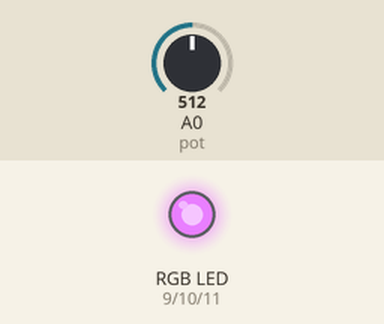
This sketch was run on a simulated Arduino Uno, built with avr-gcc and run on an emulated ATmega328P. On the bench: an RGB LED mixed from three pins (HIGH = lit). The inputs (shaded band) are chosen by the test bench; at power-on: A0 (pot) = 512.

Above: at 1.2 s.
1.3 s: A0 (pot) set to 716
At 2.5 s:
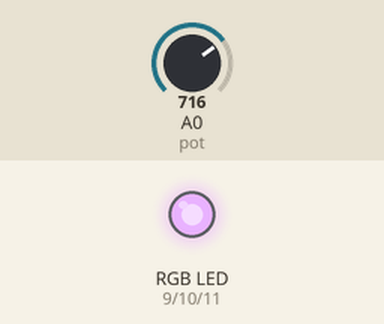
2.8 s: A0 (pot) set to 900
At 3.8 s:
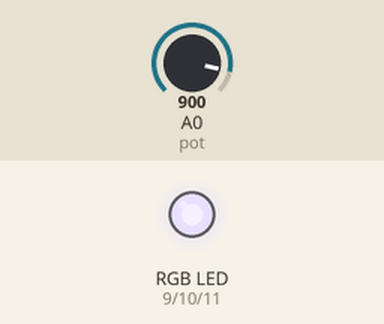
4.3 s: A0 (pot) set to 122
At 4.9 s:
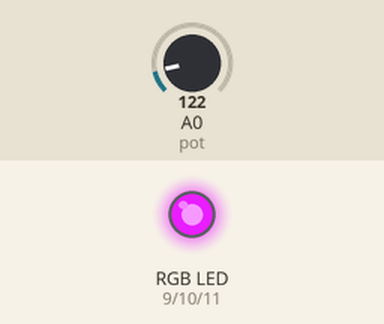
5.8 s: A0 (pot) set to 0
At 7.0 s:
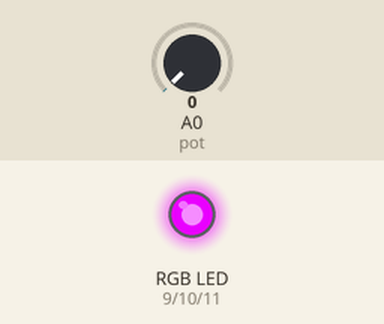
7.3 s: A0 (pot) set to 511
At 8.4 s:
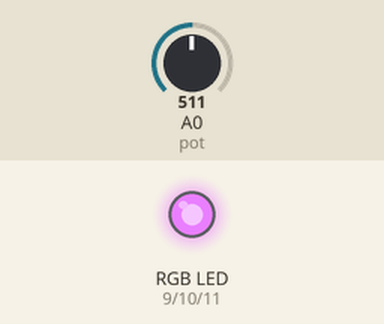
Timing chart, 0 to 9.8 s (numbered marks = the images above; inputs shaded):
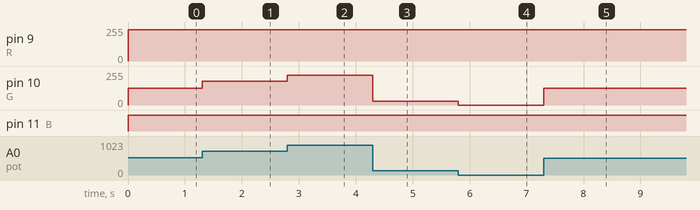

The sketch:

rgbLed.ino
```cpp
int R = 9;
int G = 10;
int B = 11;

#define pot A0

void setup() {
 pinMode(R, OUTPUT);
 pinMode(G, OUTPUT);
 pinMode(B, OUTPUT);
}

void loop() {
  int red_val = analogRead(pot);
  red_val = map(red_val, 0,1023, 0,255);
  analogWrite(R, 233);
  analogWrite(G, red_val);
  analogWrite(B, 255);
}
```

Measured:
- after the input at 1.3 s, pin 10 (G): 127/255 → 178/255 at once
- after the input at 2.8 s, pin 10 (G): 178/255 → 224/255 at once
- after the input at 4.3 s, pin 10 (G): 224/255 → 30/255 at once
- after the input at 5.8 s, pin 10 (G): 30/255 → 0/255 at once
- after the input at 7.3 s, pin 10 (G): 0/255 → 127/255 at once
